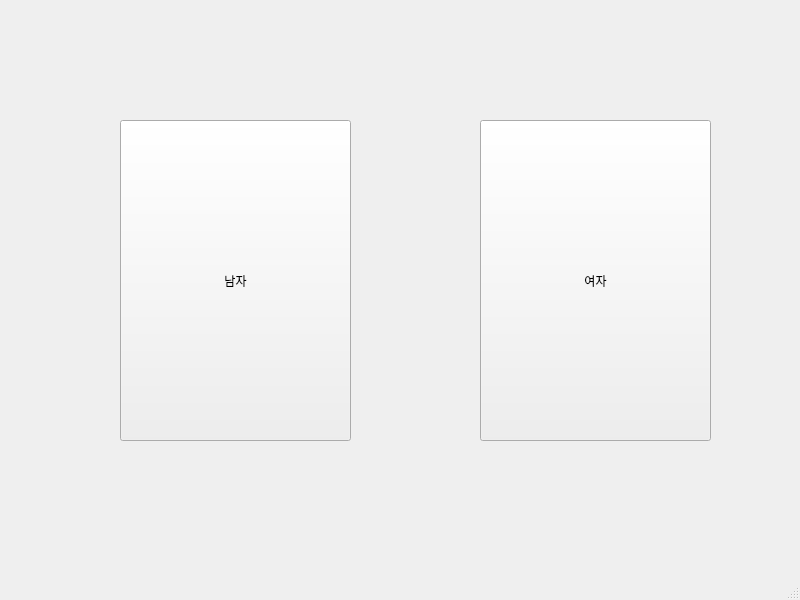
<?xml version="1.0" encoding="UTF-8"?>
<ui version="4.0">
 <class>MainWindow</class>
 <widget class="QMainWindow" name="MainWindow">
  <property name="geometry">
   <rect>
    <x>0</x>
    <y>0</y>
    <width>800</width>
    <height>600</height>
   </rect>
  </property>
  <property name="windowTitle">
   <string>MainWindow</string>
  </property>
  <widget class="QWidget" name="centralwidget">
   <widget class="QPushButton" name="male">
    <property name="geometry">
     <rect>
      <x>120</x>
      <y>120</y>
      <width>231</width>
      <height>321</height>
     </rect>
    </property>
    <property name="text">
     <string>남자</string>
    </property>
   </widget>
   <widget class="QPushButton" name="female">
    <property name="geometry">
     <rect>
      <x>480</x>
      <y>120</y>
      <width>231</width>
      <height>321</height>
     </rect>
    </property>
    <property name="text">
     <string>여자</string>
    </property>
   </widget>
  </widget>
  <widget class="QMenuBar" name="menubar">
   <property name="geometry">
    <rect>
     <x>0</x>
     <y>0</y>
     <width>800</width>
     <height>21</height>
    </rect>
   </property>
  </widget>
  <widget class="QStatusBar" name="statusbar"/>
 </widget>
 <resources/>
 <connections/>
</ui>
